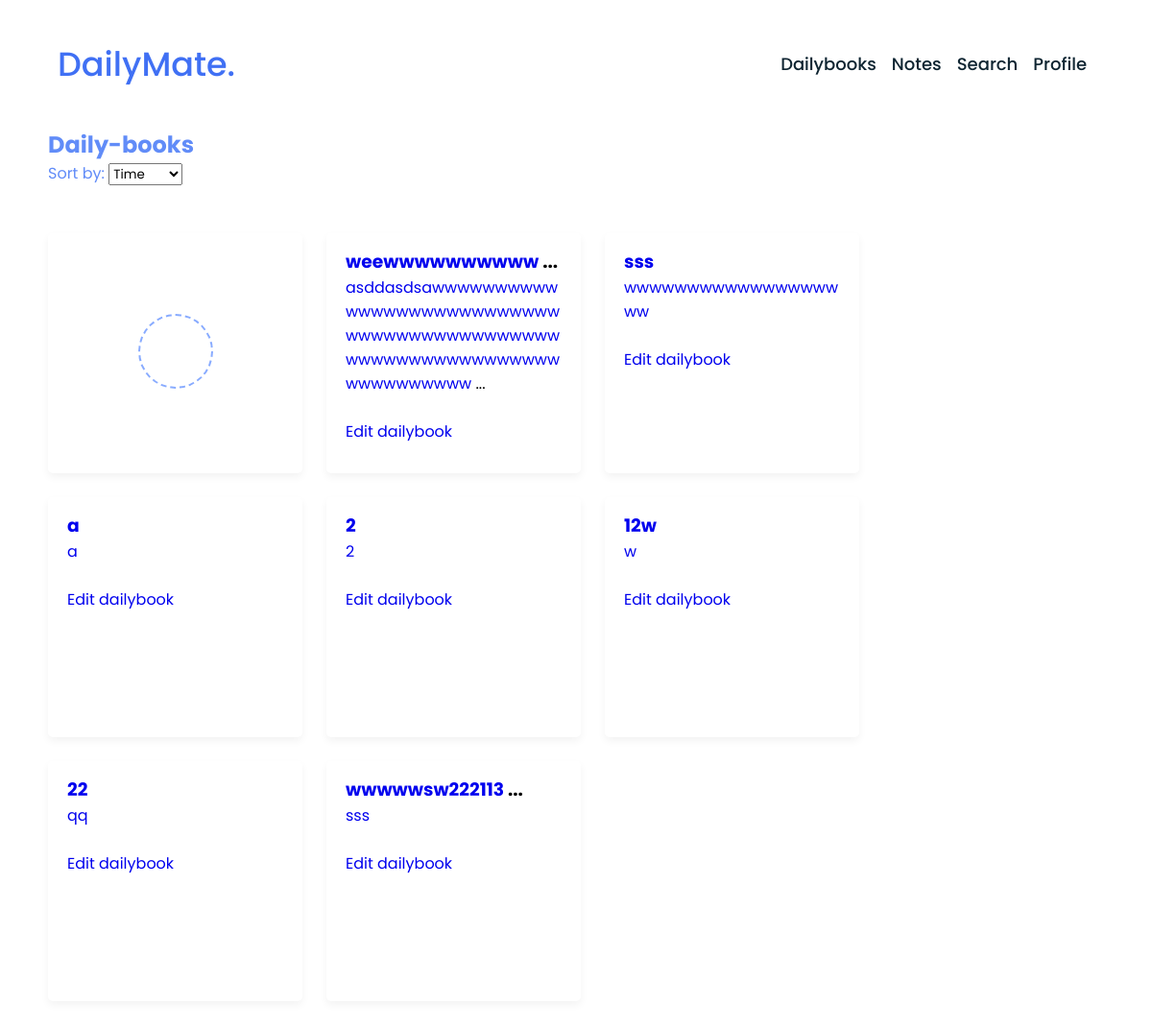
The app's page /www/daily-book/ (signed in) with its own data.
### dailybook/models.py (models this page shows, shortened)
class Dailybook(models.Model):
    author = models.ForeignKey(User, on_delete=models.CASCADE)  # добавьте это поле
    title = models.CharField(max_length=100)
    content = models.TextField()
    emotion_choices = [
        ('happy', 'Happy'),
        ('sad', 'Sad'),
        ('angry', 'Angry'),
        ('neutral', 'Neutral'),
    ]
    emotion = models.CharField(max_length=10, choices=emotion_choices)
    date_edit = models.DateTimeField()

### dailybook/views.py (the view)
# urls.py: path('<str:username>/daily-book/', dailybook_list, name='dailybook_list'),
@login_required
def dailybook_list(request, username):
    if request.user.username != username:
        return render(request, 'error/access_denied.html', status=403)
    else:
        try:
            user = User.objects.get(username=username)
        except User.DoesNotExist:
            raise Http404("User does not exist")
        sort_by = request.GET.get('sort_by')
        if sort_by == 'title':
            dailybooks = Dailybook.objects.filter(author=user).order_by('title')
        elif sort_by == 'emotion':
            dailybooks = Dailybook.objects.filter(author=user).order_by('emotion')
        else:  # Default sorting by date_edit
            dailybooks = Dailybook.objects.filter(author=user).order_by('-date_edit')
        return render(request, 'main/dailybook_list.html', {'dailybooks': dailybooks})

### dailybook/templates/main/dailybook_list.html (shortened to what this page needs)
{% extends 'base.html' %}
{% load static %}
{% block head %}
  <link rel="stylesheet" href="{% static 'css/note_list.css' %}">
  <link rel="stylesheet" href="https://unicons.iconscout.com/release/v4.0.0/css/line.css">
{% endblock %}
{% block content %}
<h2 style="color: #618cf8; margin-left: 50px;">Daily-books</h2>
  <form id="sortForm" method="get">
      <label for="sort_by" style="color: #618cf8; margin-left: 50px;">Sort by:</label>
      <select name="sort_by" id="sort_by">
        <option value="timestamp">Time</option>
      </select>
  </form>
  <div class="wrapper">
    <li class="add-box">
      <a href="{% url 'dailybook_create' username=request.user.username %}" class="add-link">
        <div class="icon"></div>
      </a>
    </li>
    {% for dailybook in dailybooks %}
    <li>
      <h3><a href="{% url 'dailybook_detail' username=request.user.username pk=dailybook.pk %}">{{ dailybook.title|slice:":13"  }}</a>
      {% if dailybook.title|length > 13 %}
        ...
      {% endif %}</h3>
       <p><a href="{% url 'dailybook_detail' username=request.user.username pk=dailybook.pk %}">{{ dailybook.content|slice:":80"  }}</a>
      {% if dailybook.content|length > 80 %}
        ...
      {% endif %}
      </p>
      <br>
      <div class = "edit">
        <a href="{% url 'dailybook_edit' username=request.user.username pk=dailybook.pk %}">Edit dailybook</a>
      </div>
    </li>
    {% endfor %}
  </div>
{% endblock %}

### dailybook/static/css/profile.css (style rules this page uses)
* { margin: 0; padding: 0; box-sizing: border-box; text-decoration: none; scroll-behavior: smooth; }

### dailybook/static/css/note_list.css (style rules this page uses)
* { margin: 0; padding: 0; box-sizing: border-box; font-family: 'Poppins', sans-serif; }
.wrapper { margin: 50px; display: grid; gap: 25px; grid-template-columns: repeat(auto-fill, 265px); }
.wrapper li { height: 250px; list-style: none; border-radius: 5px; padding: 15px 20px 20px; background: #fff; word-wrap: break-word; overflow-wrap: break-word; box-shadow: 0 4px 8px rgba(0,0,0,0.05); }
.add-box, .icon, .bottom-content, .popup, header, .settings .menu li { display: flex; align-items: center; justify-content: space-between; }
.add-box { cursor: pointer; flex-direction: column; justify-content: center; }
.add-box .icon { height: 78px; width: 78px; color: #88ABFF; font-size: 40px; border-radius: 50%; justify-content: center; border: 2px dashed #88ABFF; }

### records on screen
Dailybook: title "weewwwwwwwwww", content "asddasdsawwwwwwwwwwwwwwwwwwwwwwwwwwwwwwwwwwwwwwwwwwwwwwwwwwwwwwwwwwwwwwwwwwwwwww"
Dailybook: title "sss", content "wwwwwwwwwwwwwwwwwww"
Dailybook: title "a", content "a"
Dailybook: title "2", content "2"
Dailybook: title "12w", content "w"
Dailybook: title "22", content "qq"
Dailybook: title "wwwwwsw222113", content "sss"
